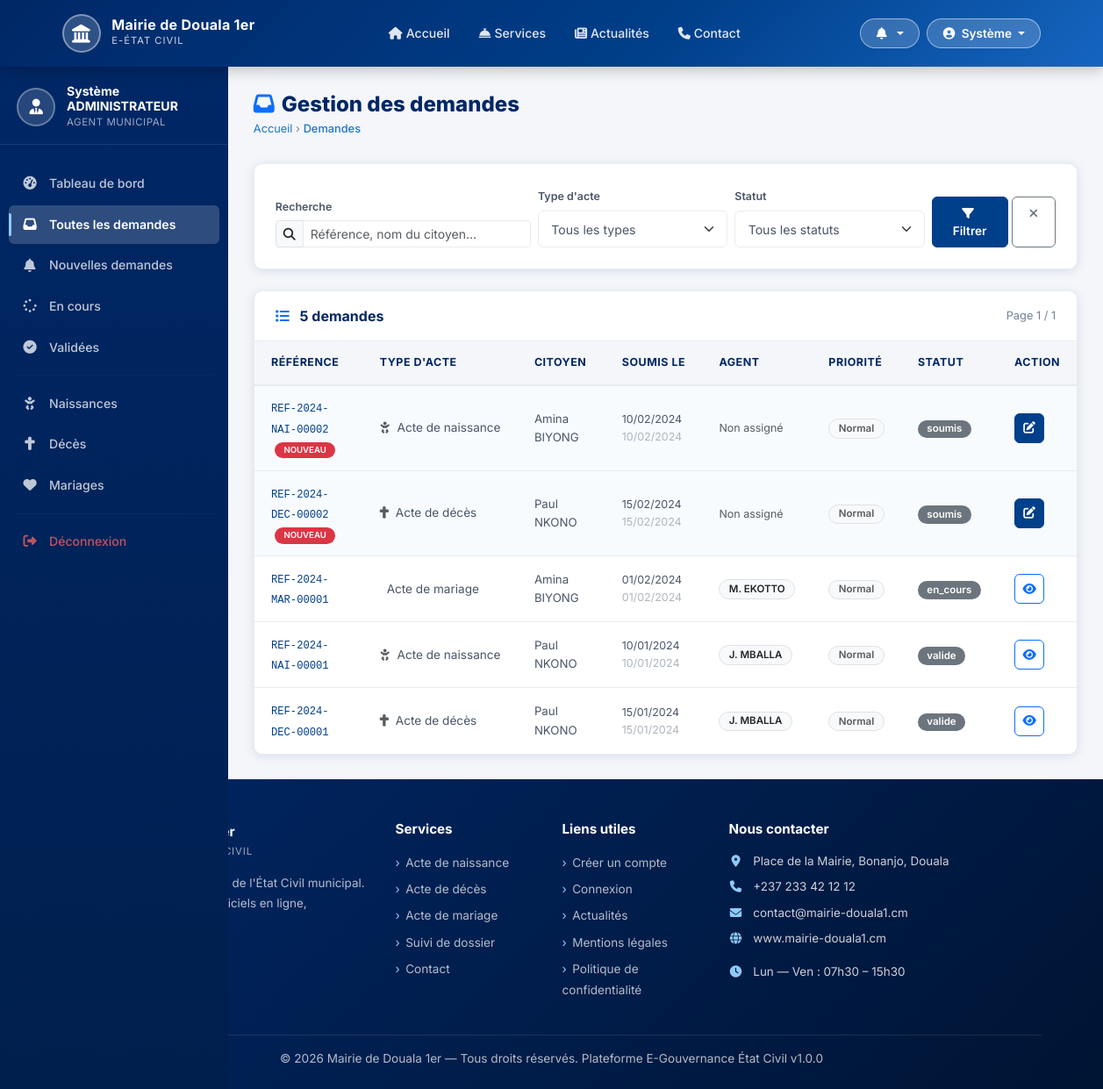
The page /agent/demandes.php (signed in) on the database its author committed.
### tables this page shows
CREATE TABLE `demandes` (
    `id` INT UNSIGNED AUTO_INCREMENT PRIMARY KEY,
    `numero_reference` VARCHAR(30) NOT NULL UNIQUE,
    `user_id` INT UNSIGNED NOT NULL,
    `agent_id` INT UNSIGNED DEFAULT NULL,
    `type_acte` ENUM('naissance','deces','mariage','casier','nationalite','autre') NOT NULL,
    `statut` ENUM('soumis','en_cours','valide','rejete','archive') DEFAULT 'soumis',
    `priorite` ENUM('normale','urgente') DEFAULT 'normale',
    `motif_demande` TEXT,
    `commentaire_agent` TEXT,
    `motif_rejet` TEXT,
    `date_traitement` DATETIME DEFAULT NULL,
    `date_validation` DATETIME DEFAULT NULL,
    `acte_pdf_path` VARCHAR(255) DEFAULT NULL,
    `created_at` TIMESTAMP DEFAULT CURRENT_TIMESTAMP,
    `updated_at` TIMESTAMP DEFAULT CURRENT_TIMESTAMP ON UPDATE CURRENT_TIMESTAMP,
    FOREIGN KEY (`user_id`) REFERENCES `users`(`id`) ON DELETE CASCADE,
    FOREIGN KEY (`agent_id`) REFERENCES `users`(`id`) ON DELETE SET NULL,
    INDEX `idx_reference` (`numero_reference`),
    INDEX `idx_statut` (`statut`),
    INDEX `idx_type` (`type_acte`),
    INDEX `idx_user` (`user_id`),
    INDEX `idx_created` (`created_at`)
);

CREATE TABLE `users` (
    `id` INT UNSIGNED AUTO_INCREMENT PRIMARY KEY,
    `role_id` INT UNSIGNED NOT NULL,
    `nom` VARCHAR(100) NOT NULL,
    `prenom` VARCHAR(100) NOT NULL,
    `email` VARCHAR(150) NOT NULL UNIQUE,
    `password` VARCHAR(255) NOT NULL,
    `telephone` VARCHAR(20),
    `adresse` TEXT,
    `ville` VARCHAR(100),
    `photo_profil` VARCHAR(255) DEFAULT NULL,
    `statut` ENUM('actif','inactif','suspendu') DEFAULT 'actif',
    `email_verifie` TINYINT(1) DEFAULT 0,
    `token_reset` VARCHAR(100) DEFAULT NULL,
    `derniere_connexion` DATETIME DEFAULT NULL,
    `created_at` TIMESTAMP DEFAULT CURRENT_TIMESTAMP,
    `updated_at` TIMESTAMP DEFAULT CURRENT_TIMESTAMP ON UPDATE CURRENT_TIMESTAMP,
    FOREIGN KEY (`role_id`) REFERENCES `roles`(`id`) ON DELETE RESTRICT ON UPDATE CASCADE,
    INDEX `idx_email` (`email`),
    INDEX `idx_role` (`role_id`),
    INDEX `idx_statut` (`statut`)
);

### config/database.php (called while the page is built, shortened)
<?php
class Database
{
    private static ?Database $instance = null;
    private PDO $connection;
    private function __construct()
    {
        $dsn = sprintf(
            'mysql:host=%s;port=%d;dbname=%s;charset=%s',
            DB_HOST, DB_PORT, DB_NAME, DB_CHARSET
        );
        $options = [
            PDO::ATTR_ERRMODE            => PDO::ERRMODE_EXCEPTION,
            PDO::ATTR_DEFAULT_FETCH_MODE => PDO::FETCH_ASSOC,
            PDO::ATTR_EMULATE_PREPARES   => false,
            PDO::MYSQL_ATTR_INIT_COMMAND => "SET NAMES utf8mb4 COLLATE utf8mb4_unicode_ci",
        ];
        try {
            $this->connection = new PDO($dsn, DB_USER, DB_PASS, $options);
        } catch (PDOException $e) {
            error_log('[E-Gouvernance DB Error] ' . $e->getMessage());
            die($this->renderDbError());
        }
    }
    public static function getInstance(): Database
    {
        if (self::$instance === null) {
            self::$instance = new Database();
        }
        return self::$instance;
    }
    public function query(string $sql, array $params = []): PDOStatement
    {
        $stmt = $this->connection->prepare($sql);
        $stmt->execute($params);
        return $stmt;
    }
}
function dbQuery(string $sql, array $params = []): PDOStatement
{
    return Database::getInstance()->query($sql, $params);
}

### agent/demandes.php (the view, shortened to what this page needs)
<?php
require_once __DIR__ . '/../config/database.php';
require_once __DIR__ . '/../config/app.php';
$filtre_search = $_GET['search']  ?? '';
$page          = max(1, (int)($_GET['page'] ?? 1));
$perPage       = 12;
$offset        = ($page - 1) * $perPage;
$where  = "WHERE 1=1";
$params = [];
$total = dbQuery("SELECT COUNT(*) as c FROM demandes d JOIN users u ON d.user_id=u.id $where", $params)->fetch()['c'];
$pages = max(1, ceil($total / $perPage));
$params[] = $perPage; $params[] = $offset;
$demandes = dbQuery("
    SELECT d.*,
           u.nom  as citoyen_nom,  u.prenom  as citoyen_prenom,
           a.nom  as agent_nom,    a.prenom  as agent_prenom
    FROM demandes d
    JOIN users u ON d.user_id = u.id
    LEFT JOIN users a ON d.agent_id = a.id
    $where
    ORDER BY
        FIELD(d.statut,'soumis','en_cours','valide','rejete','archive'),
        d.created_at ASC
    LIMIT ? OFFSET ?
", $params)->fetchAll();
include __DIR__ . '/../views/partials/header.php';
include __DIR__ . '/../views/partials/navbar.php';
?>
<div class="dashboard-wrapper">
  <aside class="sidebar" id="mainSidebar">
    <div class="sidebar-header">
      <div class="sidebar-user">
        <div class="user-avatar"><i class="fas fa-user-tie"></i></div>
        <div class="user-info">
          <div class="user-name"><?= htmlspecialchars($user['prenom'].' '.$user['nom']) ?></div>
          <div class="user-role">Agent municipal</div>
        </div>
      </div>
    </div>
    <nav class="sidebar-menu">
      <ul class="nav flex-column mt-2">
        <li class="nav-item"><a class="nav-link" href="<?= APP_URL ?>/agent/dashboard.php"><span class="nav-icon"><i class="fas fa-tachometer-alt"></i></span>Tableau de bord</a></li>
        <li class="nav-item"><a class="nav-link active" href="<?= APP_URL ?>/agent/demandes.php"><span class="nav-icon"><i class="fas fa-inbox"></i></span>Toutes les demandes</a></li>
        <li class="nav-item"><a class="nav-link" href="<?= APP_URL ?>/agent/demandes.php?statut=soumis"><span class="nav-icon"><i class="fas fa-bell"></i></span>Nouvelles demandes</a></li>
        <li class="nav-item"><a class="nav-link" href="<?= APP_URL ?>/agent/demandes.php?statut=en_cours"><span class="nav-icon"><i class="fas fa-spinner"></i></span>En cours</a></li>
        <li class="nav-item"><a class="nav-link" href="<?= APP_URL ?>/agent/demandes.php?statut=valide"><span class="nav-icon"><i class="fas fa-check-circle"></i></span>Validées</a></li>
        <li><hr style="border-color:rgba(255,255,255,.1);margin:.5rem 1rem;"></li>
        <li class="nav-item"><a class="nav-link" href="<?= APP_URL ?>/agent/demandes.php?type=naissance"><span class="nav-icon"><i class="fas fa-baby"></i></span>Naissances</a></li>
        <li class="nav-item"><a class="nav-link" href="<?= APP_URL ?>/agent/demandes.php?type=deces"><span class="nav-icon"><i class="fas fa-cross"></i></span>Décès</a></li>
        <li class="nav-item"><a class="nav-link" href="<?= APP_URL ?>/agent/demandes.php?type=mariage"><span class="nav-icon"><i class="fas fa-heart"></i></span>Mariages</a></li>
        <li><hr style="border-color:rgba(255,255,255,.1);margin:.5rem 1rem;"></li>
        <li class="nav-item"><a class="nav-link" href="<?= APP_URL ?>/auth/logout.php" style="color:rgba(255,100,100,.75)!important;"><span class="nav-icon"><i class="fas fa-sign-out-alt"></i></span>Déconnexion</a></li>
      </ul>
    </nav>
  </aside>
  <main class="main-content">
    <div class="page-header">
      <div>
        <h1><i class="fas fa-inbox me-2 text-primary"></i>Gestion des demandes</h1>
        <div class="breadcrumb-bar">
          <a href="<?= APP_URL ?>/agent/dashboard.php">Accueil</a> › <span>Demandes</span>
        </div>
      </div>
    </div>
    <div class="content-card mb-4">
      <form method="GET" class="row g-2 align-items-end">
        <div class="col-md-4">
          <label class="form-label" style="font-size:.78rem;">Recherche</label>
          <div class="input-group input-group-sm">
            <span class="input-group-text"><i class="fas fa-search"></i></span>
            <input type="text" class="form-control" name="search"
                   value="<?= htmlspecialchars($filtre_search) ?>"
                   placeholder="Référence, nom du citoyen…">
          </div>
        </div>
        <div class="col-md-3">
          <label class="form-label" style="font-size:.78rem;">Type d'acte</label>
          <select class="form-select form-select-sm" name="type">
            <option value="">Tous les types</option>
          </select>
        </div>
        <div class="col-md-3">
          <label class="form-label" style="font-size:.78rem;">Statut</label>
          <select class="form-select form-select-sm" name="statut">
            <option value="">Tous les statuts</option>
          </select>
        </div>
        <div class="col-md-2 d-flex gap-1">
          <button type="submit" class="btn btn-primary btn-sm flex-1">
            <i class="fas fa-filter me-1"></i>Filtrer
          </button>
          <a href="<?= APP_URL ?>/agent/demandes.php" class="btn btn-outline-secondary btn-sm">
            <i class="fas fa-times"></i>
          </a>
        </div>
      </form>
    </div>
    <div class="table-card">
      <div class="table-card-header">
        <h5>
          <i class="fas fa-list me-2 text-primary"></i>
          <?= $total ?> demande<?= $total>1?'s':'' ?>
        </h5>
        <div style="font-size:.8rem;color:#718096;">
          Page <?= $page ?> / <?= $pages ?>
        </div>
      </div>
      <?php if (empty($demandes)): ?>
      <div class="text-center py-5" style="color:#adb5bd;">
        <i class="fas fa-inbox fa-3x mb-3 d-block opacity-25"></i>
        <p>Aucune demande ne correspond aux critères.</p>
      </div>
      <?php else: ?>
      <div class="table-responsive">
        <table class="table-modern">
          <thead>
            <tr>
              <th>Référence</th>
              <th>Type d'acte</th>
              <th>Citoyen</th>
              <th>Soumis le</th>
              <th>Agent</th>
              <th>Priorité</th>
              <th>Statut</th>
              <th>Action</th>
            </tr>
          </thead>
          <tbody>
            <?php foreach ($demandes as $d): ?>
            <tr <?= $d['statut']==='soumis'?'style="background:rgba(25,118,210,.03);"':'' ?>>
              <td>
                <code style="font-size:.76rem;color:var(--bleu-primaire);">
                  <?= htmlspecialchars($d['numero_reference']) ?>
                </code>
                <?php if ($d['statut']==='soumis'): ?>
                  <span class="badge bg-danger ms-1" style="font-size:.6rem;">NOUVEAU</span>
                <?php endif; ?>
              </td>
              <td style="font-size:.85rem;white-space:nowrap;">
                <i class="<?= getTypeActeIcon($d['type_acte']) ?> me-1 text-muted"></i>
                <?= getTypeActeLabel($d['type_acte']) ?>
              </td>
              <td style="font-size:.83rem;">
                <div><?= htmlspecialchars($d['citoyen_prenom'].' '.$d['citoyen_nom']) ?></div>
              </td>
              <td style="font-size:.78rem;white-space:nowrap;">
                <div><?= formatDate($d['created_at']) ?></div>
                <div style="color:#adb5bd;"><?= timeAgo($d['created_at']) ?></div>
              </td>
              <td style="font-size:.82rem;">
                <?php if ($d['agent_nom']): ?>
                  <span class="badge bg-light text-dark border">
                    <?= htmlspecialchars(substr($d['agent_prenom'],0,1).'. '.$d['agent_nom']) ?>
                  </span>
                <?php else: ?>
                  <span class="text-muted" style="font-size:.78rem;">Non assigné</span>
                <?php endif; ?>
              </td>
              <td>
                <?php if ($d['priorite']==='urgente'): ?>
                  <span class="badge bg-danger">🔴 Urgent</span>
                <?php else: ?>
                  <span class="badge bg-light text-muted border">Normal</span>
                <?php endif; ?>
              </td>
              <td><?= getStatutBadge($d['statut']) ?></td>
              <td>
                <a href="<?= APP_URL ?>/agent/traiter-demande.php?id=<?= $d['id'] ?>"
                   class="btn btn-sm btn-<?= $d['statut']==='soumis'?'primary':'outline-primary' ?> btn-icon"
                   data-bs-toggle="tooltip"
                   title="<?= $d['statut']==='soumis'?'Prendre en charge':'Consulter/Traiter' ?>">
                  <i class="fas fa-<?= $d['statut']==='soumis'?'edit':'eye' ?>"></i>
                </a>
              </td>
            </tr>
            <?php endforeach; ?>
          </tbody>
        </table>
      </div>
      <?php endif; ?>
    </div>
  </main>
</div>
<?php include __DIR__ . '/../views/partials/footer.php'; ?>

### config/app.php (shortened to what this page needs)
<?php
function isLoggedIn(): bool
{
    return isset($_SESSION['user_id']) && !empty($_SESSION['user_id']);
}
function getCurrentUser(): ?array
{
    return [
        'id'     => $_SESSION['user_id'],
        'nom'    => $_SESSION['user_nom'] ?? '',
        'prenom' => $_SESSION['user_prenom'] ?? '',
        'email'  => $_SESSION['user_email'] ?? '',
        'role'   => $_SESSION['user_role'] ?? '',
        'photo'  => $_SESSION['user_photo'] ?? null,
    ];
}
function formatDate(string $date, string $format = 'd/m/Y'): string
{
    try {
        return (new DateTime($date))->format($format);
    } catch (Exception $e) {
        return $date;
    }
}
function timeAgo(string $datetime): string
{
    $time   = strtotime($datetime);
    $diff   = time() - $time;
    return formatDate($datetime);
}
function getStatutBadge(string $statut): string
{
    $badges = [
        'soumis'    => '<span class="badge bg-secondary"><i class="fas fa-clock me-1"></i>Soumis</span>',
        'en_cours'  => '<span class="badge bg-warning text-dark"><i class="fas fa-spinner me-1"></i>En cours</span>',
        'valide'    => '<span class="badge bg-success"><i class="fas fa-check me-1"></i>Validé</span>',
        'rejete'    => '<span class="badge bg-danger"><i class="fas fa-times me-1"></i>Rejeté</span>',
        'archive'   => '<span class="badge bg-dark"><i class="fas fa-archive me-1"></i>Archivé</span>',
    ];
    return $badges[$statut] ?? '<span class="badge bg-secondary">' . htmlspecialchars($statut) . '</span>';
}
function getTypeActeLabel(string $type): string
{
    $labels = [
        'naissance'   => 'Acte de naissance',
        'deces'       => 'Acte de décès',
        'mariage'     => 'Acte de mariage',
        'casier'      => 'Casier judiciaire',
        'nationalite' => 'Certificat de nationalité',
        'autre'       => 'Autre acte',
    ];
    return $labels[$type] ?? ucfirst($type);
}
function getTypeActeIcon(string $type): string
{
    $icons = [
        'naissance'   => 'fas fa-baby',
        'deces'       => 'fas fa-cross',
        'mariage'     => 'fas fa-rings-wedding',
        'casier'      => 'fas fa-gavel',
        'nationalite' => 'fas fa-flag',
        'autre'       => 'fas fa-file-alt',
    ];
    return $icons[$type] ?? 'fas fa-file';
}

### views/partials/header.php (style rules this page uses)
body { font-family: 'Inter', 'Segoe UI', sans-serif; }

### rows shown on the page
demandes: numero_reference "REF-2024-NAI-00002", shows "NOUVEAU", type_acte "Acte de naissance", user.nom "Amina BIYONG", created_at "10/02/2024", shows "Non assigné", priorite "Normal", statut "soumis"
demandes: numero_reference "REF-2024-DEC-00002", shows "NOUVEAU", type_acte "Acte de décès", user.nom "Paul NKONO", created_at "15/02/2024", shows "Non assigné", priorite "Normal", statut "soumis"
demandes: numero_reference "REF-2024-MAR-00001", type_acte "Acte de mariage", user.nom "Amina BIYONG", created_at "01/02/2024", agent.nom "M. EKOTTO", priorite "Normal", statut "en_cours"
demandes: numero_reference "REF-2024-NAI-00001", type_acte "Acte de naissance", user.nom "Paul NKONO", created_at "10/01/2024", agent.nom "J. MBALLA", priorite "Normal", statut "valide"
demandes: numero_reference "REF-2024-DEC-00001", type_acte "Acte de décès", user.nom "Paul NKONO", created_at "15/01/2024", agent.nom "J. MBALLA", priorite "Normal", statut "valide"

### other values the page prints
$mairie "Mairie de Douala 1er"
$user['prenom'] "Système"
$user['prenom'].' '.$user['nom'] "Système ADMINISTRATEUR"
$total "5"
$page "1"
$pages "1"
getSystemParam('nom_mairie', 'Mairie') "Mairie de Douala 1er"
getSystemParam('adresse_mairie', 'Hôtel de Ville') "Place de la Mairie, Bonanjo, Douala"
getSystemParam('telephone_mairie', '') "+237 233 42 12 12"
getSystemParam('email_mairie', '') "contact@mairie-douala1.cm"
getSystemParam('site_web', '') "www.mairie-douala1.cm"
